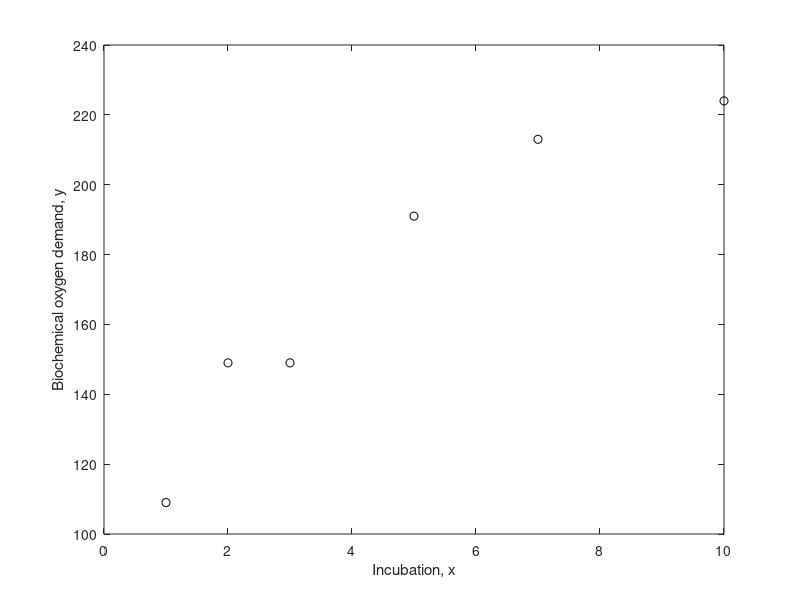

The MATLAB source for this figure: (Note: this script raises an error after producing the figure.)
x = [1 2 3 5 7 10]';
y = [109 149 149 191 213 224]';

plot(x, y, 'ko');
xlabel('Incubation, x');
ylabel('Biochemical oxygen demand, y');

% Weight column matrix:
w = [1 1 5 5 5 5]';

% Fitting a scaled exponential curve that levels as x -> infinity.
modelFun = @(b, x) b(1).*(1-exp(-b(2).*x));

start = [240; .5];

% Model fitting without weights
nlm = fitnlm(x, y, modelFun, start);
xx = linspace(0, 12)';
line(xx, predict(nlm, xx), 'linestyle', '--', 'color', 'k')

% Model fitting with weights
wnlm = fitnlm(x, y, modelFun, start, 'Weight', w)
line(xx, predict(wnlm, xx), 'color', 'b')

% Estimated population standard deviation - describes the average variation
% for a standard observation with a weight
wnlm.RMSE

% Estimate of the precision of the model fit. 
% computing confidence intervals for parameter standard errors.
coefCI(wnlm)

% Estimating the reponse curve:
